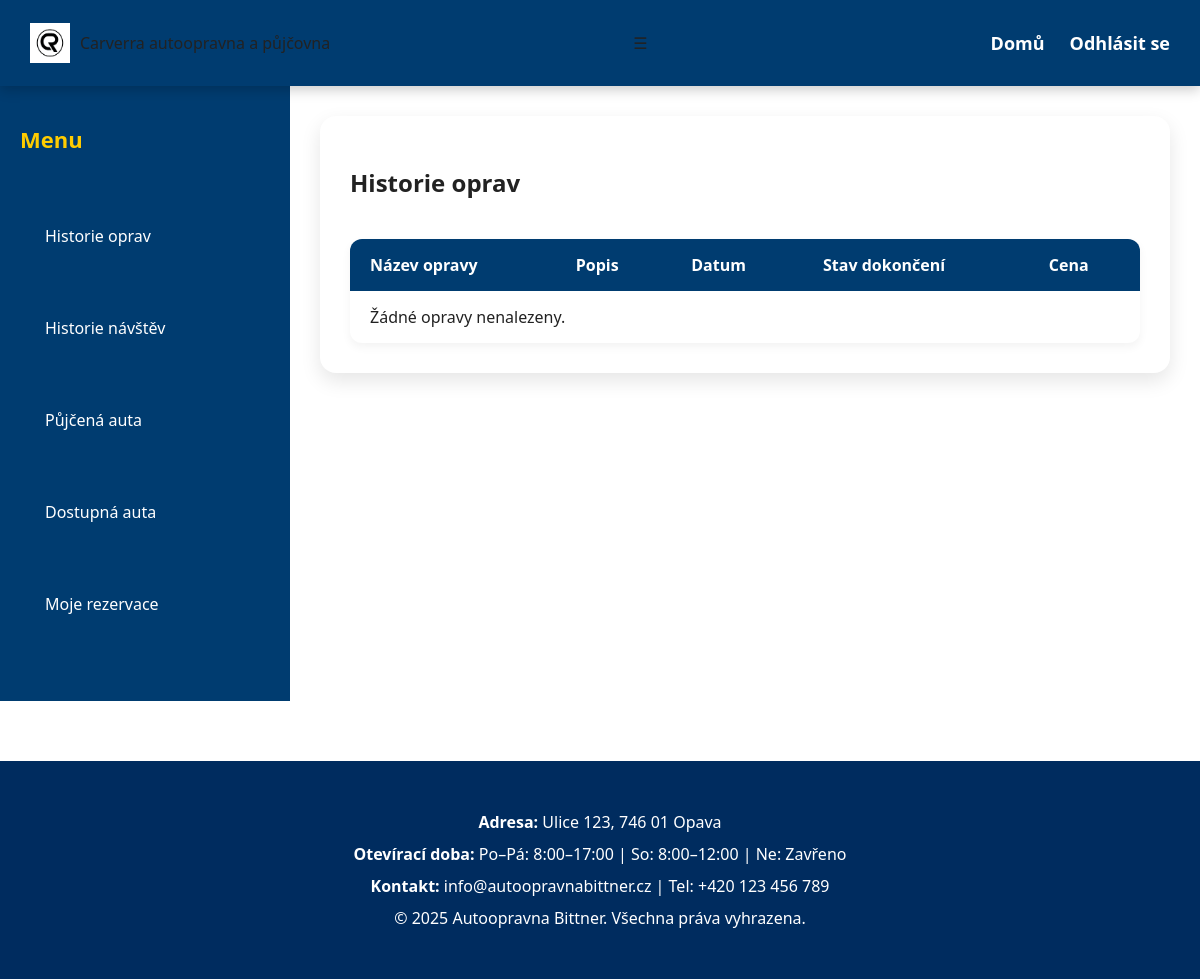
The page /dashboard/ (signed in) on the database as committed earlier.
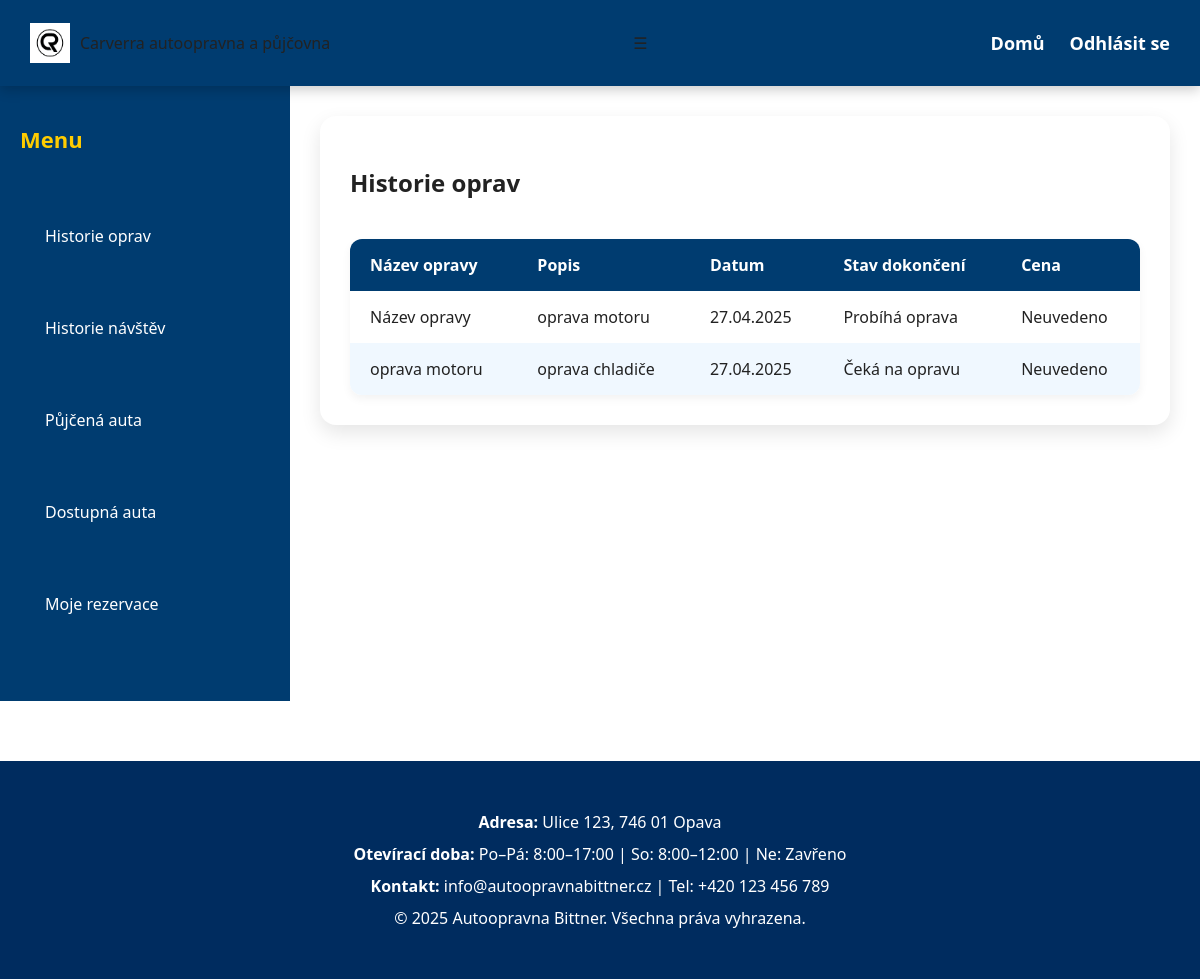
The same page on the database as committed later.
### hlavni/models.py (models this page shows, shortened)
class Repair(models.Model):
    STATUS_CHOICES = [
        ('waiting', 'Čeká na opravu'),
        ('in_progress', 'Probíhá oprava'),
        ('completed', 'Dokončeno'),
    ]
    customer = models.ForeignKey(User, on_delete=models.CASCADE)
    title = models.CharField(max_length=255)
    description = models.TextField()
    status = models.CharField(max_length=20, choices=STATUS_CHOICES, default='waiting')
    created_at = models.DateTimeField(auto_now_add=True)

### hlavni/views.py (the view)
# urls.py: path('dashboard/', views.dashboard, name='dashboard'),
@login_required(login_url='login')
def dashboard(request):
    if request.user.is_superuser:
        return redirect('admin_dashboard')
    repairs = Repair.objects.filter(customer=request.user)
    reservations = RepairReservation.objects.filter(user=request.user)
    return render(request, 'hlavni/dashboard.html', {
        'repairs': repairs,
        'reservations': reservations
    })

### hlavni/templates/hlavni/dashboard.html (shortened to what this page needs)
{% load static %}
<!DOCTYPE html>
<html lang="cs">
<head>
  <link rel="stylesheet" href="{% static 'css/dashboard.css' %}">
</head>
<body>
  <nav class="navbar">
    <div class="logo">
      <img src="{% static 'img/CRlogo.png' %}" alt="Logo" class="logo-img">
    </div>
    <div class="menu-toggle" id="mobile-menu">&#9776;</div>
    <ul class="nav-links" id="nav-links">
      <li><a href="{% url 'index' %}">Domů</a></li>
      <li><a href="{% url 'logout' %}">Odhlásit se</a></li>
    </ul>
  </nav>
  <div class="dashboard-container" style="display: flex;">
    <aside class="sidebar">
      <h2>Menu</h2>
      <ul>
        <li><a href="#" onclick="showSection('opravy')" id="opravy-link">Historie oprav</a></li>
        <li><a href="#" onclick="showSection('navstevy')" id="navstevy-link">Historie návštěv</a></li>
        <li><a href="#" onclick="showSection('pujcky')" id="pujcky-link">Půjčená auta</a></li>
        <li><a href="#" onclick="showSection('dostupna')" id="dostupna-link">Dostupná auta</a></li>
        <li><a href="#" onclick="showSection('rezervace')" id="rezervace-link">Moje rezervace</a></li>
      </ul>
    </aside>
    <main class="dashboard-main" style="flex: 1; padding: 30px;">
      <section id="opravy" class="content-section">
        <div class="card">
          <h2>Historie oprav</h2>
          <table class="dashboard-table">
            <thead>
              <tr>
                <th>Název opravy</th>
                <th>Popis</th>
                <th>Datum</th>
                <th>Stav dokončení</th>
                <th>Cena</th>
              </tr>
            </thead>
            <tbody>
              {% for repair in repairs %}
              <tr>
                <td>{{ repair.title }}</td>
                <td>{{ repair.description }}</td>
                <td>{{ repair.created_at|date:"d.m.Y" }}</td>
                <td>
                  {% if repair.status == "waiting" %}
                    Čeká na opravu
                  {% elif repair.status == "in_progress" %}
                    Probíhá oprava
                  {% elif repair.status == "completed" %}
                    Dokončeno
                  {% endif %}
                </td>
                <td>{{ repair.price|default:"Neuvedeno" }}</td>
              </tr>
              {% empty %}
              <tr>
                <td colspan="5">Žádné opravy nenalezeny.</td>
              </tr>
              {% endfor %}
            </tbody>
          </table>
        </div>
      </section>
    </main>
  </div>
  <footer>
    <div class="footer-info">
      <p><strong>Adresa:</strong> Ulice 123, 746 01 Opava</p>
      <p><strong>Otevírací doba:</strong> Po–Pá: 8:00–17:00 | So: 8:00–12:00 | Ne: Zavřeno</p>
      <p><strong>Kontakt:</strong> info@autoopravnabittner.cz | Tel: +420 123 456 789</p>
      <p>&copy; 2025 Autoopravna Bittner. Všechna práva vyhrazena.</p>
    </div>
  </footer>
</body>
</html>

### hlavni/static/css/dashboard.css (style rules this page uses)
body { margin: 0; font-family: 'Segoe UI', Tahoma, Geneva, Verdana, sans-serif; background-color: #ffffff; color: #222; }
.navbar { display: flex; justify-content: space-between; align-items: center; background-color: #003c70; padding: 15px 30px; position: sticky; top: 0; z-index: 1000; box-shadow: 0 4px 12px rgba(0, 0, 0, 0.2); }
.logo { display: flex; align-items: center; }
.logo-img { width: 40px; height: 40px; margin-right: 10px; transition: transform 0.3s ease-in-out; }
.nav-links { list-style: none; display: flex; gap: 25px; }
.nav-links li a { color: white; text-decoration: none; font-weight: 600; font-size: large; position: relative; transition: color 0.3s ease; }
.nav-links li a::after { content: ''; position: absolute; bottom: -6px; left: 0; width: 0; height: 2px; background-color: white; transition: width 0.3s ease; }
.sidebar { width: 250px; background-color: #003c70; color: white; display: flex; flex-direction: column; padding: 20px; position: sticky; top: 0; height: auto; }
.sidebar h2 { font-size: 22px; margin-bottom: 20px; color: #ffcc00; }
.sidebar ul { list-style: none; padding: 0; }
.sidebar ul li { margin: 15px 0; cursor: pointer; padding: 10px; border-radius: 6px; transition: background-color 0.3s ease; }
.sidebar a { color: white; text-decoration: none; margin-bottom: 15px; display: block; font-weight: 500; transition: color 0.3s ease, background 0.3s ease; padding: 10px 15px; border-radius: 8px; }
.dashboard-table { width: 100%; border-collapse: collapse; margin-top: 40px; background: white; border-radius: 12px; overflow: hidden; box-shadow: 0 4px 10px rgba(0, 0, 0, 0.05); }
.dashboard-table th, .dashboard-table td { padding: 15px 20px; text-align: left; }
.dashboard-table th { background-color: #003c70; color: white; }
.dashboard-table tr:nth-child(even) { background-color: #f0f8ff; }
footer { background-color: #002c5f; color: #ffffff; text-align: center; padding: 40px 20px; margin-top: 60px; }
.footer-info p { margin: 10px 0; font-size: 16px; }
.content-section { display: none; }
.content-section:not(.hidden) { display: block; }
.card { background: #ffffff; border-radius: 16px; padding: 30px; box-shadow: 0 8px 20px rgba(0, 0, 0, 0.1); margin-bottom: 30px; }

Rows that differ between the two databases and show on the page:
added Repair: title "Název opravy", description "oprava motoru", created_at "27.04.2025", status "Probíhá oprava", price "Neuvedeno"
added Repair: title "oprava motoru", description "oprava chladiče", created_at "27.04.2025", status "Čeká na opravu", price "Neuvedeno"
Other text that changed with them:
text no longer shown: "Žádné opravy nenalezeny."
